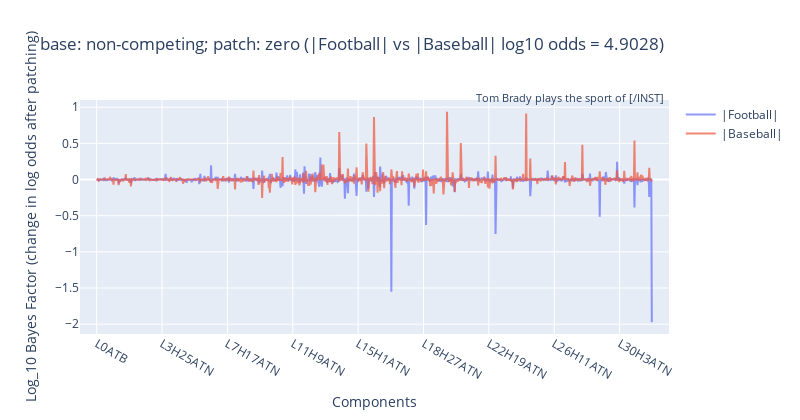
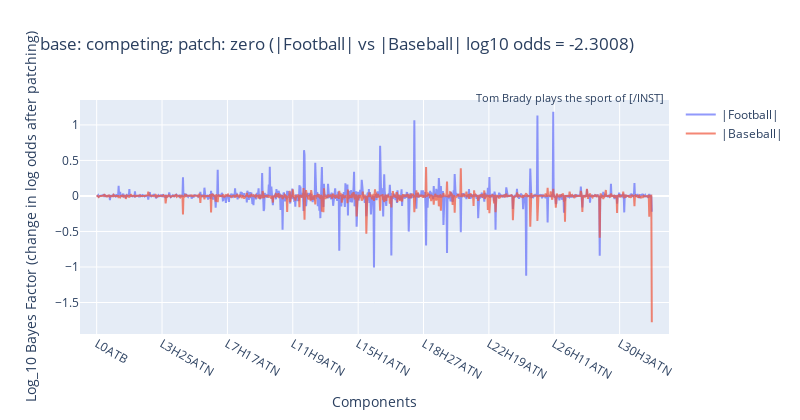
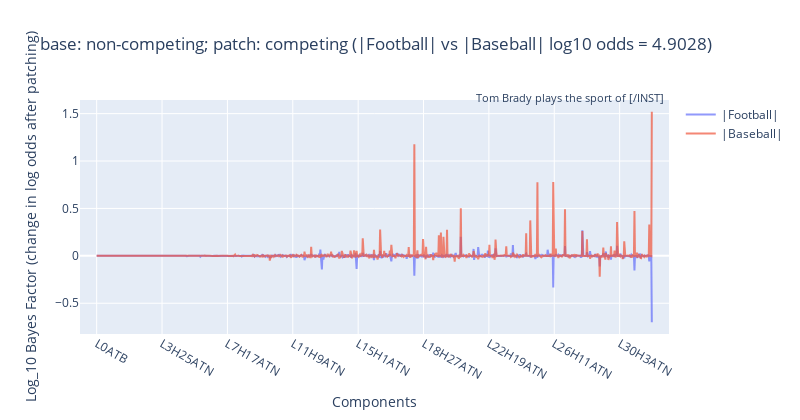
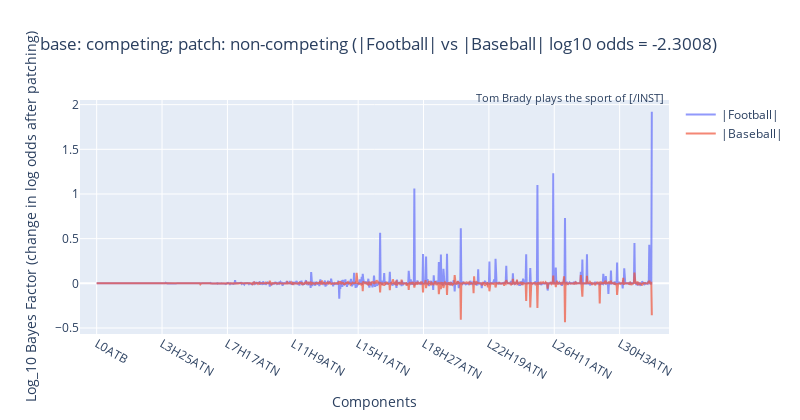

Notebook code for these charts, in order:
### Code cell
for ld, title in [
    (ld_nc_0, "base: non-competing; patch: zero"),
    (ld_c_0, "base: competing; patch: zero"),
    (ld_nc_c, "base: non-competing; patch: competing"),
    (ld_c_nc, "base: competing; patch: non-competing"),
]:
    orig_logits = ld.pd.final_logits
    logits, labels = ld.get_logits_and_labels()

    orig_log_odds = orig_logits.softmax(dim=-1).logit()
    orig_log_odds_diff = (
        orig_logits[pd_nc.ml_token] - orig_logits[pd_c.ml_token]
    )
    log_odds = logits.softmax(dim=-1).logit()

    utils.plot_head_data(
        lines=[
            (
                f"|{pd_nc.ml_str}|",
                (log_odds - orig_log_odds)[:, pd_nc.ml_token] / np.log(10),
                labels,
            ),
            (
                f"|{pd_c.ml_str}|",
                (log_odds - orig_log_odds)[:, pd_c.ml_token] / np.log(10),
                labels,
            ),
        ],
        annotation_text=ld.pd.prompt.split("\n")[-1],
        title=title
        + f"\n(|{pd_nc.ml_str}| vs |{pd_c.ml_str}| log10 odds = {orig_log_odds_diff / np.log(10):.4f})",
        yaxis_title="Log_10 Bayes Factor\n(change in log odds after patching)",
        xaxis_title="Components",
        height=420,
        width=800,
    ).show()

### Figure 1 — Plotly figure (JSON) as saved in the notebook; plotly's stock layout.template omitted (floating-point values rounded to 4 significant figures; data arrays with more than 128 entries replaced by an {"elided": "..."} marker saying what was removed)
{"data": [{"mode": "lines", "name": "|Football|", "opacity": 0.7, "type": "scatter", "x": {"elided": "1088 str values"}, "y": {"elided": "1088 float values"}}, {"mode": "lines", "name": "|Baseball|", "opacity": 0.7, "type": "scatter", "x": {"elided": "1088 str values"}, "y": {"elided": "1088 float values"}}], "layout": {"annotations": [{"font": {"size": 11}, "showarrow": false, "text": "Tom Brady plays the sport of [/INST] ", "x": 1, "xref": "paper", "y": 1.05, "yref": "paper"}], "height": 420, "hovermode": "x unified", "showlegend": true, "title": {"text": "base: non-competing; patch: zero\n(|Football| vs |Baseball| log10 odds = 4.9028)"}, "width": 800, "xaxis": {"range": [-32.64, 1121.0], "ticktext": ["L0ATB", "L3H25ATN", "L7H17ATN", "L11H9ATN", "L15H1ATN", "L18H27ATN", "L22H19ATN", "L26H11ATN", "L30H3ATN"], "tickvals": [0, 128, 256, 384, 512, 640, 768, 896, 1024], "title": {"text": "Components"}}, "yaxis": {"title": {"text": "Log_10 Bayes Factor\n(change in log odds after patching)"}}}}

### Figure 2 — Plotly figure (JSON) as saved in the notebook; plotly's stock layout.template omitted (floating-point values rounded to 4 significant figures; data arrays with more than 128 entries replaced by an {"elided": "..."} marker saying what was removed)
{"data": [{"mode": "lines", "name": "|Football|", "opacity": 0.7, "type": "scatter", "x": {"elided": "1088 str values"}, "y": {"elided": "1088 float values"}}, {"mode": "lines", "name": "|Baseball|", "opacity": 0.7, "type": "scatter", "x": {"elided": "1088 str values"}, "y": {"elided": "1088 float values"}}], "layout": {"annotations": [{"font": {"size": 11}, "showarrow": false, "text": "Tom Brady plays the sport of [/INST] ", "x": 1, "xref": "paper", "y": 1.05, "yref": "paper"}], "height": 420, "hovermode": "x unified", "showlegend": true, "title": {"text": "base: competing; patch: zero\n(|Football| vs |Baseball| log10 odds = -2.3008)"}, "width": 800, "xaxis": {"range": [-32.64, 1121.0], "ticktext": ["L0ATB", "L3H25ATN", "L7H17ATN", "L11H9ATN", "L15H1ATN", "L18H27ATN", "L22H19ATN", "L26H11ATN", "L30H3ATN"], "tickvals": [0, 128, 256, 384, 512, 640, 768, 896, 1024], "title": {"text": "Components"}}, "yaxis": {"title": {"text": "Log_10 Bayes Factor\n(change in log odds after patching)"}}}}

### Figure 3 — Plotly figure (JSON) as saved in the notebook; plotly's stock layout.template omitted (floating-point values rounded to 4 significant figures; data arrays with more than 128 entries replaced by an {"elided": "..."} marker saying what was removed)
{"data": [{"mode": "lines", "name": "|Football|", "opacity": 0.7, "type": "scatter", "x": {"elided": "1088 str values"}, "y": {"elided": "1088 float values"}}, {"mode": "lines", "name": "|Baseball|", "opacity": 0.7, "type": "scatter", "x": {"elided": "1088 str values"}, "y": {"elided": "1088 float values"}}], "layout": {"annotations": [{"font": {"size": 11}, "showarrow": false, "text": "Tom Brady plays the sport of [/INST] ", "x": 1, "xref": "paper", "y": 1.05, "yref": "paper"}], "height": 420, "hovermode": "x unified", "showlegend": true, "title": {"text": "base: non-competing; patch: competing\n(|Football| vs |Baseball| log10 odds = 4.9028)"}, "width": 800, "xaxis": {"range": [-32.64, 1121.0], "ticktext": ["L0ATB", "L3H25ATN", "L7H17ATN", "L11H9ATN", "L15H1ATN", "L18H27ATN", "L22H19ATN", "L26H11ATN", "L30H3ATN"], "tickvals": [0, 128, 256, 384, 512, 640, 768, 896, 1024], "title": {"text": "Components"}}, "yaxis": {"title": {"text": "Log_10 Bayes Factor\n(change in log odds after patching)"}}}}

### Figure 4 — Plotly figure (JSON) as saved in the notebook; plotly's stock layout.template omitted (floating-point values rounded to 4 significant figures; data arrays with more than 128 entries replaced by an {"elided": "..."} marker saying what was removed)
{"data": [{"mode": "lines", "name": "|Football|", "opacity": 0.7, "type": "scatter", "x": {"elided": "1088 str values"}, "y": {"elided": "1088 float values"}}, {"mode": "lines", "name": "|Baseball|", "opacity": 0.7, "type": "scatter", "x": {"elided": "1088 str values"}, "y": {"elided": "1088 float values"}}], "layout": {"annotations": [{"font": {"size": 11}, "showarrow": false, "text": "Tom Brady plays the sport of [/INST] ", "x": 1, "xref": "paper", "y": 1.05, "yref": "paper"}], "height": 420, "hovermode": "x unified", "showlegend": true, "title": {"text": "base: competing; patch: non-competing\n(|Football| vs |Baseball| log10 odds = -2.3008)"}, "width": 800, "xaxis": {"range": [-32.64, 1121.0], "ticktext": ["L0ATB", "L3H25ATN", "L7H17ATN", "L11H9ATN", "L15H1ATN", "L18H27ATN", "L22H19ATN", "L26H11ATN", "L30H3ATN"], "tickvals": [0, 128, 256, 384, 512, 640, 768, 896, 1024], "title": {"text": "Components"}}, "yaxis": {"title": {"text": "Log_10 Bayes Factor\n(change in log odds after patching)"}}}}
